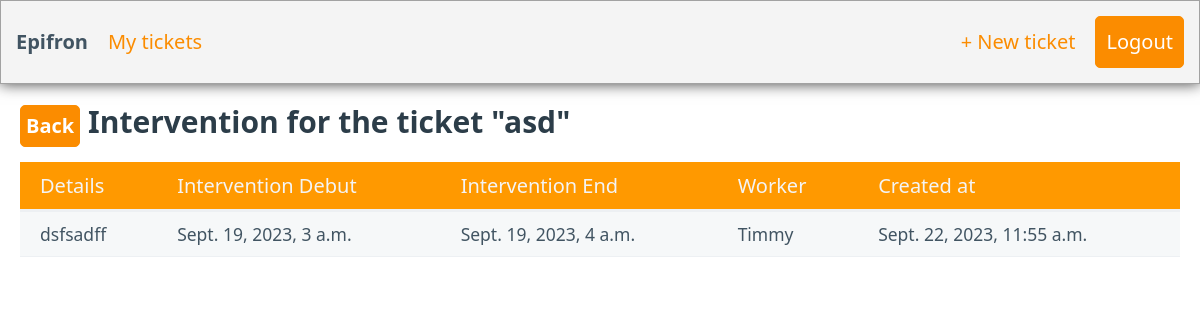
/tickets/2/display-intervention (signed in), run on an earlier commit of the app's database.
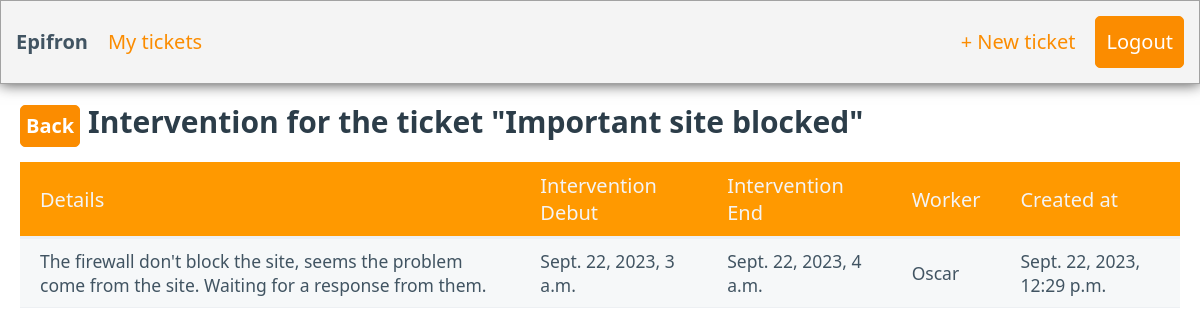
And on a later commit of the database.
### tickets/models.py (models this page shows, shortened)
class Ticket(models.Model):
    id = models.BigAutoField(primary_key=True)
    subject = models.CharField(max_length=100)
    requestor = models.ForeignKey(User, related_name="requestor", null=False, blank = True, on_delete=models.CASCADE)
    description = models.TextField()
    responsible = models.ForeignKey(User, related_name="responsible", null=True, blank = True, on_delete=models.CASCADE)
    assignee = models.ForeignKey(User, related_name="assignee", null=True, blank = True, on_delete=models.CASCADE)
    status = models.CharField(max_length=25, choices=TicketStatus.choices, default=TicketStatus.TO_DO)
    created_at = models.DateTimeField("created at")
    last_update = models.DateTimeField("last update", null=True)

class TicketIntervention(models.Model):
    ticket_id = models.ForeignKey(Ticket, related_name="ticket_id", null=False, blank = False, on_delete=models.CASCADE)
    id = models.BigAutoField(primary_key=True)
    details = models.TextField()
    intervention_debut = models.DateTimeField("intervention debut", null=False)
    intervention_end = models.DateTimeField("intervention end", null=False)
    worker = models.ForeignKey(User, related_name="worker", null=True, blank = True, on_delete=models.CASCADE)
    created_at = models.DateTimeField("created at")
    UniqueConstraint(
        name="combine_primary_key", fields=["ticket_id", "id"]
    )

### tickets/views.py (the view)
# urls.py: path("<int:ticket_id>/display-intervention", views.displayIntervention, name="displayIntervention"),
def displayIntervention(request, ticket_id):
    ticket = Ticket.objects.get(pk=ticket_id)
    ticket_interventions = TicketIntervention.objects.filter(ticket_id = ticket)
    context = {"ticket_interventions": ticket_interventions, "ticket":ticket}
    return render(request, "tickets/display-intervention.html", context)

### templates/tickets/display-intervention.html (shortened to what this page needs)
{% extends 'base.html' %}
{% block content %}
<main class="container-fluid" style="padding-top: 15px">
    <h3 style="margin-bottom: 15px">
        <a href="{% url 'index' %}" role="button">
            Back
        </a>
         Intervention for the ticket "{{ticket.subject}}"
    </h3>
    <table role="grid" id="table">
        <thead>
        <tr>
            <th scope="col">Details</th>
            <th scope="col">Intervention Debut</th>
            <th scope="col">Intervention End</th>
            <th scope="col">Worker</th>
            <th scope="col">Created at</th>
        </tr>
        </thead>
        <tbody>
            {% for intervention in ticket_interventions%}
            <tr>
                <td>{{intervention.details}}</td>
                <td>{{intervention.intervention_debut}}</td>
                <td>{{intervention.intervention_end}}</td>
                <td>{{intervention.worker}}</td>
                <td>{{intervention.created_at}}</td>
            </tr>
            {% endfor %}
        </tbody>
    </table>
</main>
{% endblock %}

What changed in the data, as far as the page shows it:
removed TicketIntervention: details "dsfsadff", intervention_debut "Sept. 19, 2023, 3 a.m.", intervention_end "Sept. 19, 2023, 4 a.m.", worker "Timmy", created_at "Sept. 22, 2023, 11:55 a.m."
changed Ticket: subject "asd" → "Important site blocked"
now on this page (row edited): TicketIntervention: details "The firewall don't block the site, seems the problem come from the site. Waiting for a response from them.", intervention_debut "Sept. 22, 2023, 3 a.m.", intervention_end "Sept. 22, 2023, 4 a.m.", worker "Oscar", created_at "Sept. 22, 2023, 12:29 p.m."
